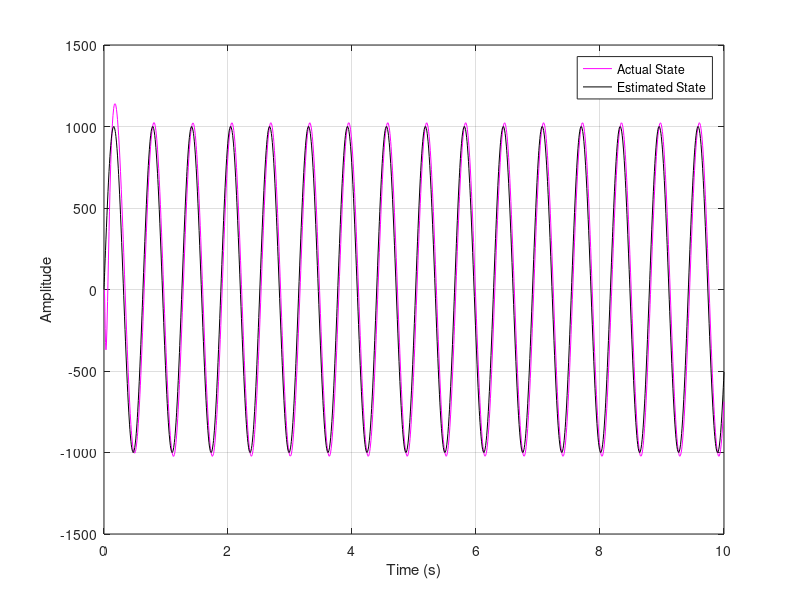

MATLAB code for this plot:


Data_Act = csvread('Scope5.csv',1,0);
Time_Act = Data_Act(:,1);
Data5 = Data_Act(:,2);


Data_Est = csvread('Scope6.csv',1,0);
Time_Est = Data_Est(:,1);
Data6= Data_Est(:,2);

figure(1)
plot(Time_Act, Data5 , 'm');
xlabel('Time (s)');
ylabel('Amplitude');
grid on
grid minor
axis on
hold on 

plot(Time_Est, Data6 , 'k');
xlabel('Time (s)');
ylabel('Amplitude');
legend('Actual State','Estimated State')
grid on 
grid minor
axis on
hold off 


